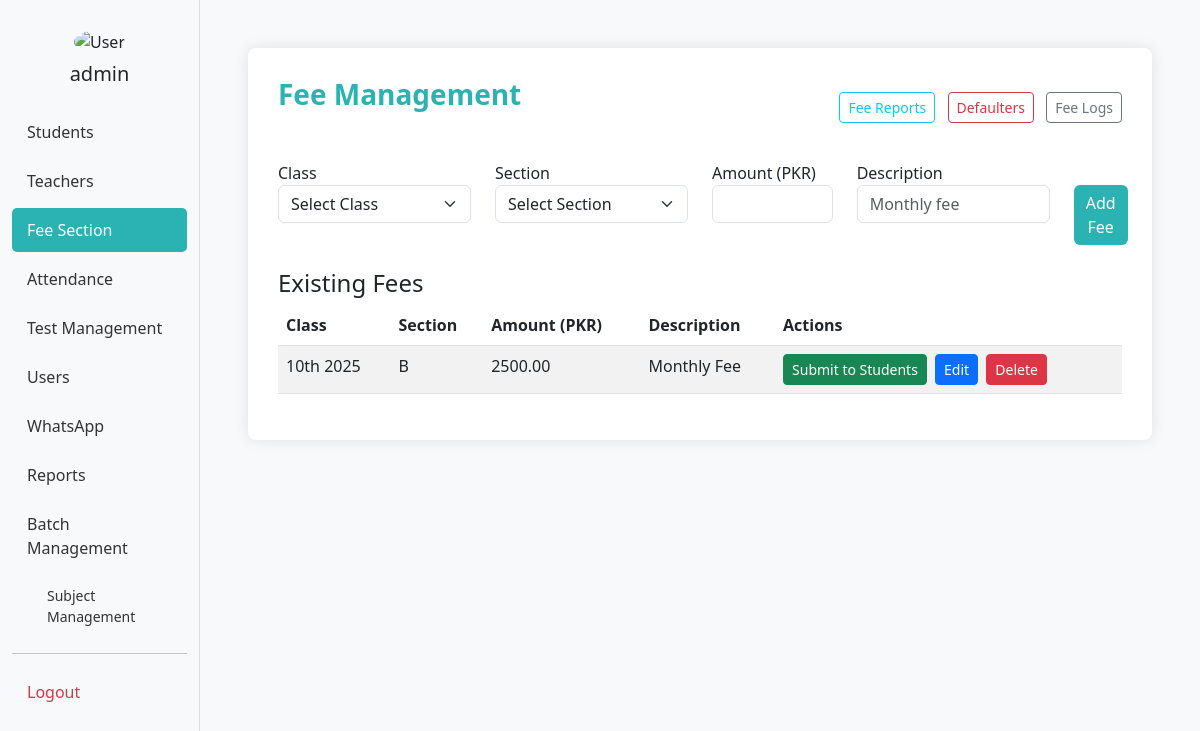
Before: /fee_management/ (signed in) with the older database file.
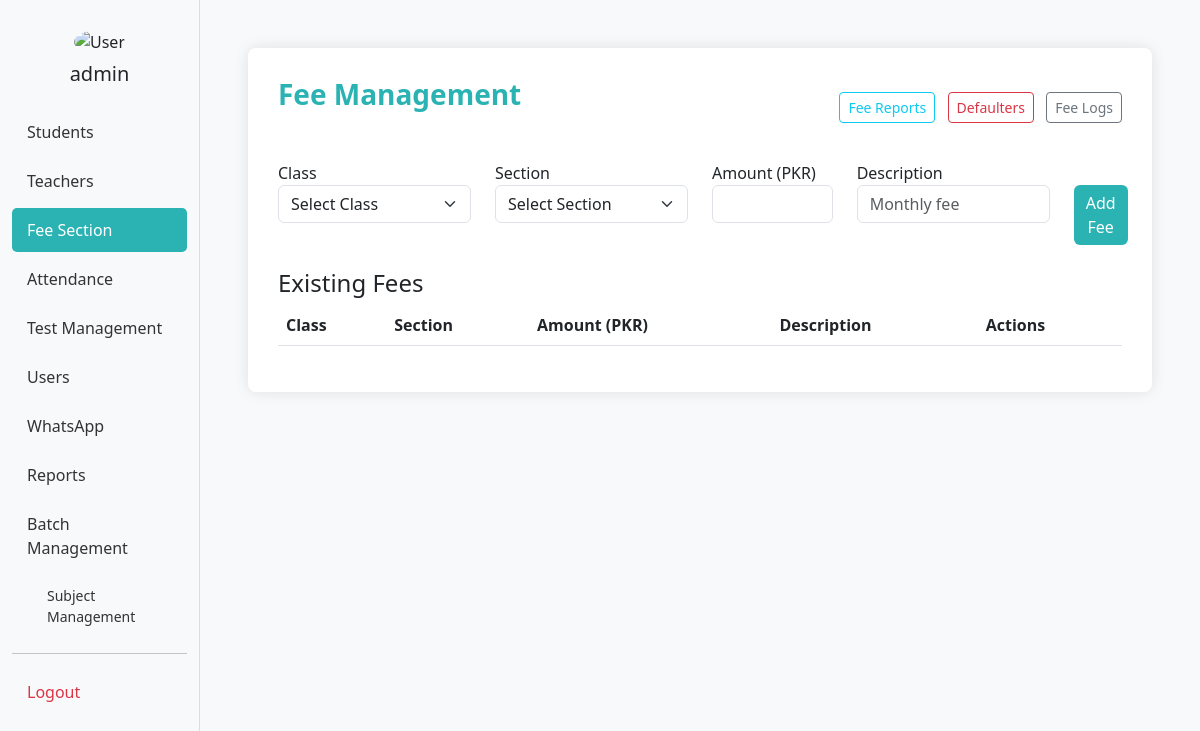
After: the same page with the newer database file.
### bri/models.py (models this page shows, shortened)
class Fee(models.Model):
    class_name = models.ForeignKey(Class, on_delete=models.CASCADE)
    section = models.ForeignKey(Section, on_delete=models.CASCADE)
    amount = models.DecimalField(max_digits=10, decimal_places=2)
    description = models.CharField(max_length=100, blank=True)
    created_at = models.DateTimeField(auto_now_add=True)

class Class(models.Model):
    class_name = models.CharField(max_length=15)
    is_active = models.BooleanField(default=True)
    order = models.IntegerField(default=0)
    class Meta:
        ordering = ['order', 'class_name']

class Section(models.Model):
    std_section = models.CharField(max_length=10)
    class_name = models.ForeignKey(Class, on_delete=models.CASCADE, related_name="sections")
    is_active = models.BooleanField(default=True)
    order = models.IntegerField(default=0)
    class Meta:
        ordering = ['order', 'std_section']

### bri/views.py (the view, shortened to what this page needs)
# urls.py: path('fee_management/', views.fee_management, name='fee_management'),
@admin_required
def fee_management(request):
    classes = Class.objects.all()
    sections = Section.objects.all()
    fees = Fee.objects.all().select_related('class_name', 'section')
    return render(request, 'fee_management.html', {
        'classes': classes,
        'sections': sections,
        'fees': fees
    })

### bri/views.py (called while the page is built)
def admin_required(view_func):
    @wraps(view_func)
    def wrapper(request, *args, **kwargs):
        user_id = request.session.get('user_id')
        user_role = request.session.get('user_role')
        print(f"Admin check - user_id: {user_id}, user_role: {user_role}")
        if not user_id or user_role != 'admin':
            messages.error(request, "You need admin access to view this page.")
            return redirect('admin_dashboard')
        return view_func(request, *args, **kwargs)
    return wrapper

### bri/templates/fee_management.html (shortened to what the changed rows need)
<!DOCTYPE html>
<html lang="en">
<head>
  <link href="https://cdn.jsdelivr.net/npm/bootstrap@5.3.0/dist/css/bootstrap.min.css" rel="stylesheet" />
</head>
<body>
  <div class="container-fluid">
    <div class="row">
          {% load static %}
      <div class="col-md-10 p-5">
        <div class="form-section">
          <div class="table-responsive">
            <table class="table table-striped">
              <thead>
                <tr>
                  <th>Class</th>
                  <th>Section</th>
                  <th>Amount (PKR)</th>
                  <th>Description</th>
                  <th>Actions</th>
                </tr>
              </thead>
              <tbody>
                {% for fee in fees %}
                <tr>
                  <td>{{ fee.class_name.class_name }}</td>
                  <td>{{ fee.section.std_section }}</td>
                  <td>{{ fee.amount }}</td>
                  <td>{{ fee.description|default:"-" }}</td>
                  <td>
                    <a href="{% url 'submit_fee' fee.id %}" class="btn btn-sm btn-success me-1">Submit to Students</a>
                    <a href="{% url 'edit_fee' fee.id %}" class="btn btn-sm btn-primary me-1">Edit</a>
                    <a href="{% url 'delete_fee' fee.id %}" class="btn btn-sm btn-danger" onclick="return confirm('Are you sure you want to delete this fee? This will also remove all student fees for this class-section-month.')">Delete</a>
                  </td>
                </tr>
                {% endfor %}
              </tbody>
            </table>
          </div>
        </div>
      </div>
    </div>
  </div>
</body>
</html>

Changed rows visible on the page:
removed Fee: class_name.class_name "10th 2025", section.std_section "B", amount "2500.00", description "Monthly Fee"
